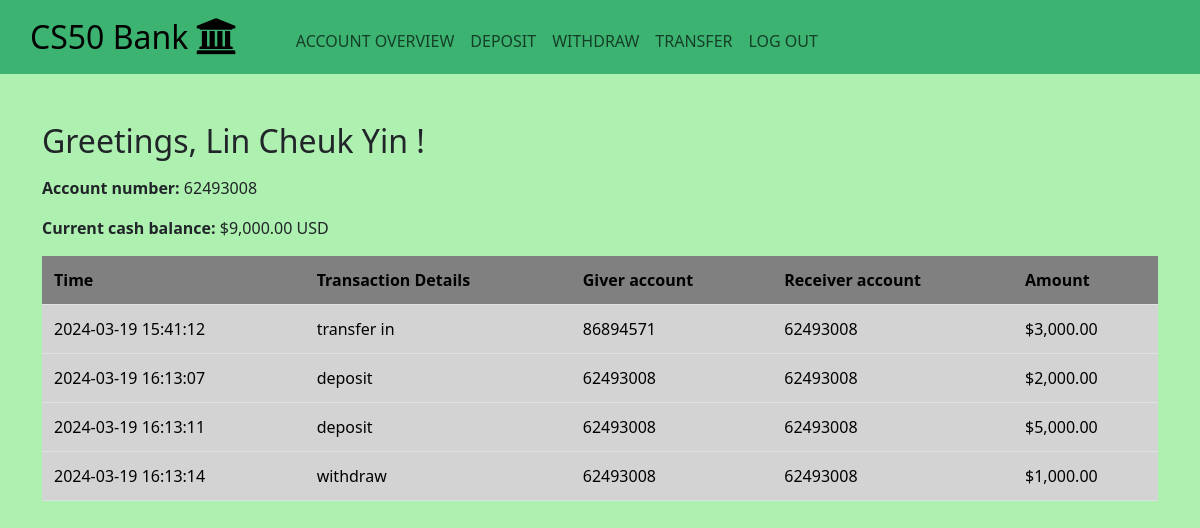
The app's page /homepage (signed in) with its own data.
### tables this page shows
CREATE TABLE users(id INTEGER PRIMARY KEY AUTOINCREMENT NOT NULL,
                   name TEXT NOT NULL,
                   username TEXT NOT NULL,
                   hash TEXT NOT NULL,
                   account_number INTEGER NOT NULL,
                   cash NUMERIC NOT NULL DEFAULT 0.00);

CREATE TABLE record(
    id INTEGER PRIMARY KEY,
    giver_id INTEGER,
    receiver_id INTEGER,
    amount REAL,
    transaction_type TEXT,
    time TEXT,
    FOREIGN KEY(giver_id) REFERENCES users(id),
    FOREIGN KEY(receiver_id) REFERENCES users(id)
);

### app.py (the view)
@app.route("/homepage")
@login_required
def homepage():
    user_id = session["user_id"]
    user = db.execute("SELECT name, cash, account_number FROM users WHERE id = ?", user_id)
    records = db.execute("SELECT record.giver_id, record.receiver_id, record.amount, record.transaction_type, record.time, g.account_number AS giver_account, r.account_number AS receiver_account "
                        "FROM record "
                        "JOIN users g ON record.giver_id = g.id "
                        "JOIN users r ON record.receiver_id = r.id "
                        "WHERE g.id = ? OR r.id = ? "
                        "ORDER BY time" ,user_id, user_id)
    for record in records:
        if record["transaction_type"] == "transfer":
            if record["giver_id"] == user_id:
                record["transaction_type"] = "transfer out"
            else:
                record["transaction_type"] = "transfer in"
    return render_template("homepage.html", user = user[0], records = records)

### app.py (called while the page is built)
@app.after_request
def after_request(response):
    response.headers["Cache-Control"] = "no-cache, no-store, must-revalidate"
    response.headers["Expires"] = 0
    response.headers["Pragma"] = "no-cache"
    return response

### helpers.py (called while the page is built)
def login_required(f):
    @wraps(f)
    def decorated_function(*args, **kwargs):
        if session.get("user_id") is None:
            return redirect("/login")
        return f(*args, **kwargs)
    return decorated_function

def usd(value):
    return f"${value:,.2f}"

### templates/homepage.html (shortened to what this page needs)
{% extends "layout.html" %}
{% block main %}
    <form action="/homepage" method="get">
        <h2>Greetings, {{ user.name }} !</h2>
        <div class="mb-3">
            <p><strong>Account number:</strong> {{ user.account_number }} </p>
            <p><strong>Current cash balance:</strong> {{ user.cash | usd }} USD</p>
        </div>
        <table class="transaction table table-hover">
            <thead>
                <tr>
                    <th>Time</th>
                    <th>Transaction Details</th>
                    <th>Giver account</th>
                    <th>Receiver account</th>
                    <th>Amount</th>
                </tr>
            </thead>
            <tbody>
                {% for record in records %}
                    <tr>
                        <td>{{ record.time }}</td>
                        <td>{{ record.transaction_type }}</td>
                        <td>{{ record.giver_account }}</td>
                        <td>{{ record.receiver_account }}</td>
                        <td>{{ record.amount | usd }}</td>
                    </tr>
                {% endfor %}
            </tbody>
        </table>
    </form>
{% endblock %}

### templates/layout.html (shortened to what this page needs)
<!DOCTYPE html>
<html lang="en">
    <head>
        <link href="https://cdn.jsdelivr.net/npm/bootstrap@5.3.2/dist/css/bootstrap.min.css" rel="stylesheet">
        <link rel="stylesheet" href="https://cdnjs.cloudflare.com/ajax/libs/font-awesome/4.7.0/css/font-awesome.min.css">
        <link href="/static/styles.css" rel="stylesheet">
    </head>
    <body>
        <nav class="navbar navbar-expand-lg navbar-light">
            <a class="navbar-brand" href="/">CS50 Bank <i class="fa fa-bank" style="font-size:36px"></i></a>
            <div class="collapse navbar-collapse" id="navbar">
              <ul class="navbar-nav mr-auto">
                {% if session["user_id"] %}
                    <ul class="navbar-nav text-uppercase ms-auto py-4 py-lg-0 mt-2">
                          <li class="nav-item"><a class="nav-link" href="/homepage">Account overview</a></li>
                          <li class="nav-item"><a class="nav-link" href="/deposit">Deposit</a></li>
                          <li class="nav-item"><a class="nav-link" href="/withdraw">Withdraw</a></li>
                          <li class="nav-item"><a class="nav-link" href="/transfer">Transfer</a></li>
                    </ul>
                    <ul class="navbar-nav text-uppercase ms-auto py-4 py-lg-0 mt-2">
                        <li class="nav-item"><a class="nav-link" href="/logout">Log Out</a></li>
                    </ul>
                {% else %}
                    <ul class="navbar-nav text-uppercase ms-auto py-4 py-lg-0 mt-2">
                        <li class="nav-item"><a class="nav-link" href="/register">Register</a></li>
                        <li class="nav-item"><a class="nav-link" href="/login">Log In</a></li>
                    </ul>
                {% endif %}
            </div>
          </nav>
        <main class="container py-5">
            {% block main %}{% endblock %}
        </main>
    </body>
</html>

### static/styles.css (style rules this page uses)
nav .navbar-brand { font-size: xx-large; margin-left: 30px; margin-right: 50px; }
nav { background-color: MediumSeaGreen; }
body { background-color: #adf0af; }
table.transaction { background-color: transparent; margin-bottom: 1rem; width: 100%; }
table.transaction th { background-color: grey; }
table.transaction td { background-color: lightgrey; }
table.transaction th, table.transaction td { padding: 0.75rem; vertical-align: middle; }

### records on screen
users: name "Lin Cheuk Yin", account_number "62493008", cash "$9,000.00"
record: time "2024-03-19 15:41:12", transaction_type "transfer in", giver_account "86894571", receiver_account "62493008", amount "$3,000.00"
record: time "2024-03-19 16:13:07", transaction_type "deposit", giver_account "62493008", receiver_account "62493008", amount "$2,000.00"
record: time "2024-03-19 16:13:11", transaction_type "deposit", giver_account "62493008", receiver_account "62493008", amount "$5,000.00"
record: time "2024-03-19 16:13:14", transaction_type "withdraw", giver_account "62493008", receiver_account "62493008", amount "$1,000.00"
